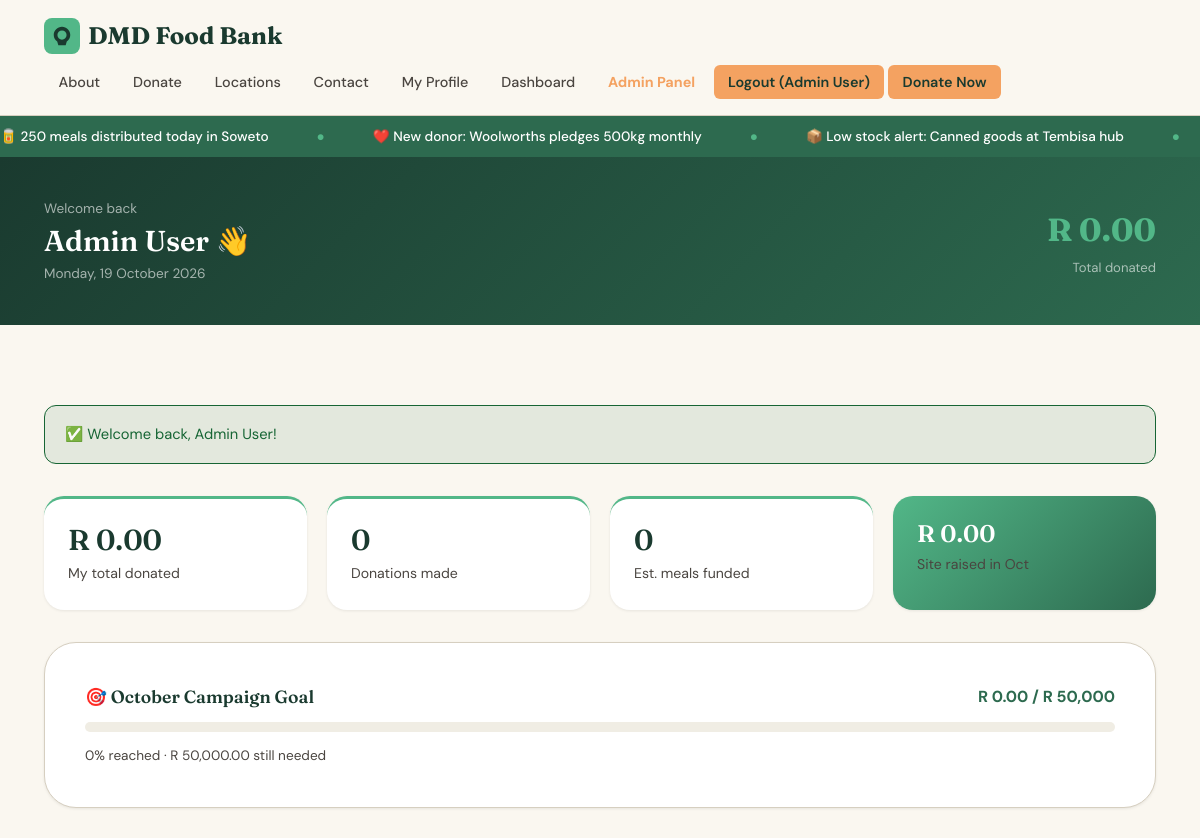
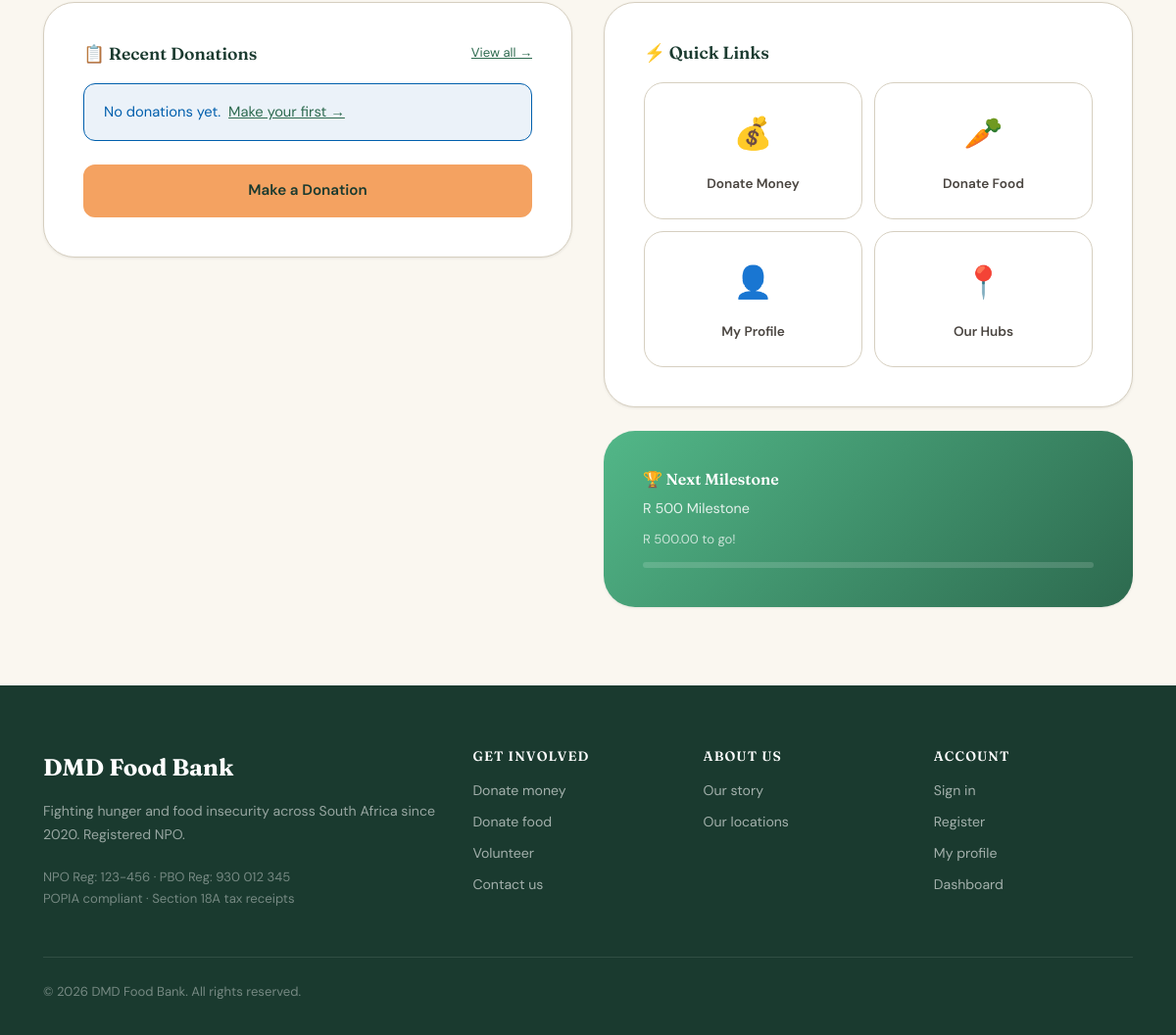
/dashboard.php (signed in), run on the app's committed database (2 pictures, top to bottom).
### tables this page shows
CREATE TABLE IF NOT EXISTS users (
    id INT AUTO_INCREMENT PRIMARY KEY,
    full_name VARCHAR(150) NOT NULL,
    email VARCHAR(150) NOT NULL UNIQUE,
    password VARCHAR(255) NOT NULL,
    role ENUM('donor','beneficiary','volunteer','admin') DEFAULT 'donor',
    donor_type VARCHAR(100) DEFAULT 'Individual',
    phone VARCHAR(30),
    total_donated DECIMAL(12,2) DEFAULT 0.00,
    donation_count INT DEFAULT 0,
    created_at DATETIME DEFAULT CURRENT_TIMESTAMP,
    last_login DATETIME,
    is_active TINYINT(1) DEFAULT 1
);

### includes/config.php (called while the page is built, shortened)
<?php
function db(): PDO {
    static $pdo = null;
    if ($pdo === null) {
        try {
            $pdo = new PDO(
                'mysql:host='.DB_HOST.';dbname='.DB_NAME.';charset=utf8mb4',
                DB_USER, DB_PASS,
                [PDO::ATTR_ERRMODE => PDO::ERRMODE_EXCEPTION,
                 PDO::ATTR_DEFAULT_FETCH_MODE => PDO::FETCH_ASSOC]
            );
        } catch (PDOException $e) {
            die('<div style="font-family:sans-serif;padding:2rem;background:#fee;border:1px solid #c00;border-radius:8px;max-width:600px;margin:2rem auto">
                <h2 style="color:#c00">Database Connection Error</h2>
                <p>Could not connect to the database. Please check your settings in <code>includes/config.php</code>.</p>
                <p><strong>Error:</strong> '.htmlspecialchars($e->getMessage()).'</p>
                <p>Make sure you have run <code>database.sql</code> to set up the database.</p>
            </div>');
        }
    }
    return $pdo;
}
function is_logged_in(): bool {
    return isset($_SESSION['user_id']);
}
function current_user(): ?array {
    static $user = null;
    if ($user === null) {
        $stmt = db()->prepare('SELECT * FROM users WHERE id = ?');
        $stmt->execute([$_SESSION['user_id']]);
        $user = $stmt->fetch() ?: null;
    }
    return $user;
}
function h(string $s): string {
    return htmlspecialchars($s, ENT_QUOTES, 'UTF-8');
}
function flash(string $key, string $msg = null): ?string {
    $val = $_SESSION['flash'][$key] ?? null;
    return $val;
}
function format_zar(float $amount): string {
    return 'R ' . number_format($amount, 2);
}

### dashboard.php (the view, shortened to what this page needs)
<?php
require_once 'includes/config.php';
require_once 'includes/helpers.php';
$user = current_user();
$stmt = db()->prepare('SELECT * FROM donations WHERE user_id = ? ORDER BY created_at DESC LIMIT 5');
$stmt->execute([$user['id']]);
$recent = $stmt->fetchAll();
$month_stmt = db()->query("SELECT COALESCE(SUM(amount),0) FROM donations WHERE MONTH(created_at)=MONTH(NOW()) AND YEAR(created_at)=YEAR(NOW()) AND donation_type='money'");
$month_total = $month_stmt->fetchColumn();
$flash_success = flash('success');
?>
<!DOCTYPE html>
<html lang="en">
<head>
<link rel="stylesheet" href="assets/style.css">
</head>
<body>
<?php require 'includes/nav.php'; ?>
<main id="main-content">
<div style="background:linear-gradient(135deg,var(--clr-earth) 0%,var(--clr-earth2) 100%);padding:2.5rem 0;">
  <div class="container" style="display:flex;justify-content:space-between;align-items:center;flex-wrap:wrap;gap:1rem;">
    <div>
      <p style="color:rgba(255,255,255,0.6);font-size:0.85rem;margin-bottom:0.25rem;">Welcome back</p>
      <h1 style="color:#fff;font-size:1.8rem;margin-bottom:0.25rem;"><?= h($user['full_name']) ?> 👋</h1>
      <p style="color:rgba(255,255,255,0.6);font-size:0.85rem;"><?= date('l, d F Y') ?></p>
    </div>
    <div style="text-align:right;">
      <div style="color:var(--clr-earth3);font-family:var(--font-display);font-size:2rem;font-weight:700;"><?= format_zar($user['total_donated']) ?></div>
      <div style="color:rgba(255,255,255,0.6);font-size:0.82rem;">Total donated</div>
    </div>
  </div>
</div>
<section class="section">
  <div class="container">
    <?php if ($flash_success): ?>
      <div class="alert alert--success" style="margin-bottom:2rem;">✅ <?= h($flash_success) ?></div>
    <?php endif; ?>
    <div class="dash-grid">
      <div class="stat-card">
        <h3><?= format_zar($user['total_donated']) ?></h3>
        <p>My total donated</p>
      </div>
      <div class="stat-card">
        <h3><?= $user['donation_count'] ?></h3>
        <p>Donations made</p>
      </div>
      <div class="stat-card">
        <h3><?= $user['donation_count'] > 0 ? number_format(($user['total_donated'] / 10)) : 0 ?></h3>
        <p>Est. meals funded</p>
      </div>
      <div class="stat-card stat-card--accent">
        <h4><?= format_zar($month_total) ?></h4>
        <p>Site raised in <?= date('M') ?></p>
      </div>
    </div>
    <div class="form-card" style="margin-bottom:2rem;">
      <div style="display:flex;justify-content:space-between;align-items:center;flex-wrap:wrap;gap:0.5rem;margin-bottom:0.25rem;">
        <h2 style="font-size:1.1rem;">🎯 <?= date('F') ?> Campaign Goal</h2>
        <span style="font-weight:700;color:var(--clr-earth2)"><?= format_zar($month_total) ?> / R 50,000</span>
      </div>
      <?php $pct = min(100, round(($month_total / 50000) * 100)); ?>
      <div class="progress-bar-wrap" role="progressbar" aria-valuenow="<?= $pct ?>" aria-valuemin="0" aria-valuemax="100" aria-label="<?= $pct ?>% of monthly goal reached">
      </div>
      <p style="font-size:0.85rem;color:var(--clr-muted)"><?= $pct ?>% reached &middot; <?= format_zar(max(0, 50000 - $month_total)) ?> still needed</p>
    </div>
    <div style="display:grid;grid-template-columns:1fr 1fr;gap:2rem;align-items:start;">
      <div class="form-card">
        <div style="display:flex;justify-content:space-between;align-items:center;margin-bottom:1.25rem;flex-wrap:wrap;gap:0.5rem;">
          <h2 style="font-size:1.1rem;">📋 Recent Donations</h2>
          <a href="profile.php" style="font-size:0.82rem;color:var(--clr-earth2);">View all →</a>
        </div>
        <?php if (empty($recent)): ?>
          <div class="alert alert--info">No donations yet. <a href="donate.php">Make your first →</a></div>
        <?php endif; ?>
        <div style="margin-top:1.25rem;">
          <a href="donate.php" class="btn btn--primary btn--full">Make a Donation</a>
        </div>
      </div>
      <div>
        <div class="form-card" style="margin-bottom:1.5rem;">
          <h2 style="font-size:1.1rem;margin-bottom:1.25rem;">⚡ Quick Links</h2>
          <div style="display:grid;grid-template-columns:1fr 1fr;gap:0.75rem;">
            <a href="donate.php" class="quick-link"><span class="icon">💰</span><span>Donate Money</span></a>
            <a href="donate.php#food" class="quick-link"><span class="icon">🥕</span><span>Donate Food</span></a>
            <a href="profile.php" class="quick-link"><span class="icon">👤</span><span>My Profile</span></a>
            <a href="locations.php" class="quick-link"><span class="icon">📍</span><span>Our Hubs</span></a>
          </div>
        </div>
        <div class="form-card" style="background:linear-gradient(135deg,var(--clr-earth3),var(--clr-earth2));border:none;color:#fff;">
          <h2 style="font-size:1rem;color:#fff;margin-bottom:0.5rem;">🏆 Next Milestone</h2>
          <?php
          $next = null;
          $milestones = [
            [500,'R 500 Milestone'],
            [1000,'R 1,000 Club'],
            [5000,'R 5,000 Benefactor'],
            [10000,'R 10,000 Champion'],
          ];
          foreach ($milestones as [$amt, $label]) {
            if ($user['total_donated'] < $amt) { $next = [$amt, $label]; break; }
          }
          ?>
          <?php if ($next): ?>
            <p style="color:rgba(255,255,255,0.85);font-size:0.9rem;margin-bottom:0.5rem;"><?= $next[1] ?></p>
            <?php $rem = $next[0] - $user['total_donated']; ?>
            <p style="color:rgba(255,255,255,0.7);font-size:0.82rem;"><?= format_zar($rem) ?> to go!</p>
            <div style="background:rgba(255,255,255,0.15);border-radius:999px;height:6px;margin-top:0.75rem;overflow:hidden;">
            </div>
          <?php else: ?>
            <p style="color:rgba(255,255,255,0.85);">🎉 You've reached all milestones! Champion donor!</p>
          <?php endif; ?>
        </div>
      </div>
    </div>
  </div>
</section>
</main>
</body>
</html>

### includes/nav.php (shortened to what this page needs)
<?php
$user = current_user();
?>
<nav class="nav" aria-label="Main navigation">
  <div class="nav__inner">
    <a href="index.php" class="nav__logo" aria-label="DMD Food Bank Home">
      <div class="nav__logo-icon" aria-hidden="true">
        <svg viewBox="0 0 24 24"><path d="M12 2C7 2 3 6 3 11c0 3 1.5 5.5 3.8 7.1L8 22h8l1.2-3.9C19.5 16.5 21 14 21 11c0-5-4-9-9-9zm0 14c-2.8 0-5-2.2-5-5s2.2-5 5-5 5 2.2 5 5-2.2 5-5 5z"/></svg>
      </div>
      DMD Food Bank
    </a>
    <ul class="nav__links" id="nav-links" role="list">
      <li><a href="about.php">About</a></li>
      <li><a href="donate.php">Donate</a></li>
      <li><a href="locations.php">Locations</a></li>
      <li><a href="contact.php">Contact</a></li>
      <?php if ($user): ?>
        <li><a href="profile.php">My Profile</a></li>
        <li><a href="dashboard.php">Dashboard</a></li>
        <?php if ($user['role'] === 'admin'): ?>
          <li><a href="admin/index.php" style="color:var(--clr-warm);font-weight:700;">Admin Panel</a></li>
        <?php endif; ?>
        <li>
          <form method="POST" action="logout.php" style="display:inline">
            <button type="submit" class="nav__cta" style="border:none;cursor:pointer;font-family:inherit">Logout (<?= h($user['full_name']) ?>)</button>
          </form>
        </li>
      <?php else: ?>
        <li><a href="login.php" class="nav__cta">Sign In</a></li>
        <li><a href="register.php">Register</a></li>
      <?php endif; ?>
      <li><a href="donate.php" class="nav__cta" style="background:var(--clr-warm)!important">Donate Now</a></li>
    </ul>
  </div>
</nav>
<div class="ticker" role="marquee" aria-label="Live activity feed">
  <div class="ticker__inner" aria-hidden="true">
    <span>&#x1F96B; 250 meals distributed today in Soweto</span>
    <span class="ticker__sep">&#x25CF;</span>
    <span>&#x2764;&#xFE0F; New donor: Woolworths pledges 500kg monthly</span>
    <span class="ticker__sep">&#x25CF;</span>
    <span>&#x1F4E6; Low stock alert: Canned goods at Tembisa hub</span>
    <span class="ticker__sep">&#x25CF;</span>
  </div>
</div>

### assets/style.css (style rules this page uses)
:root { --clr-earth:#1A3A2F;--clr-earth2:#2D6A4F;--clr-earth3:#52B788; --clr-warm:#F4A261;--clr-warm2:#E76F51; --clr-cream:#FAF7F0;--clr-surface:#FFFFFF;--clr-surface2:#F0EDE4; --clr-border:#D6CFC0;--clr-text:#1A1A1A;--clr-muted:#4A4540; --clr-hint:#6B6560;--clr-error:#B91C1C;--clr-success:#166534; --clr-focus:#005FAD; --radius-sm:6px;--radius-md:12px;--radius-lg:20px;--radius-xl:32px; --shadow-sm:0 1px 3px rgba(0,0,0,0.08);--shadow-md:0 4px 16px rgba(0,0,0,0.10); --shadow-lg:0 8px 32px rgba(0,0,0,0.12); --font-display:'Fraunces',Georgia,serif; --font-body:'DM Sans',system-ui,sans-serif; --transition:0.22s cubic-bezier(0.4,0,0.2,1); }
*,*::before,*::after { box-sizing:border-box;margin:0;padding:0 }
html { scroll-behavior:smooth;font-size:16px }
body { font-family:var(--font-body);background:var(--clr-cream);color:var(--clr-text);line-height:1.7;overflow-x:hidden }
a { color:var(--clr-earth2) }
h1,h2,h3,h4 { font-family:var(--font-display);font-weight:600;line-height:1.2;color:var(--clr-earth) }
ul { list-style:none }
.container { max-width:1160px;margin:0 auto;padding:0 1.5rem }
.section { padding:5rem 0 }
.nav { position:sticky;top:0;z-index:100;background:rgba(250,247,240,0.97);backdrop-filter:blur(8px);border-bottom:1px solid var(--clr-border) }
.nav__inner { display:flex;align-items:center;justify-content:space-between;padding:1rem 1.5rem;max-width:1160px;margin:0 auto;flex-wrap:wrap;gap:0.5rem }
.nav__logo { font-family:var(--font-display);font-weight:700;font-size:1.5rem;color:var(--clr-earth);text-decoration:none;display:flex;align-items:center;gap:0.5rem }
.nav__logo-icon { width:36px;height:36px;background:var(--clr-earth3);border-radius:8px;display:flex;align-items:center;justify-content:center }
.nav__logo-icon svg { width:22px;height:22px;fill:var(--clr-earth) }
.nav__links { display:flex;align-items:center;gap:0.25rem;flex-wrap:wrap }
.nav__links a,.nav__links button { padding:0.5rem 0.9rem;border-radius:var(--radius-sm);text-decoration:none;font-size:0.9rem;font-weight:500;color:var(--clr-muted);transition:background var(--transition),color var(--transition);background:none;border:none }
.nav__cta { background:var(--clr-warm)!important;color:var(--clr-earth)!important;border-radius:var(--radius-sm)!important;font-weight:600!important }
.ticker { background:var(--clr-earth2);color:#fff;padding:0.55rem 0;overflow:hidden;font-size:0.85rem;font-weight:500 }
.ticker__inner { display:flex;gap:3rem;animation:ticker 28s linear infinite;white-space:nowrap }
.ticker__sep { color:var(--clr-earth3) }
.btn { display:inline-flex;align-items:center;gap:0.4rem;padding:0.75rem 1.6rem;border-radius:var(--radius-md);font-family:var(--font-body);font-size:0.95rem;font-weight:600;text-decoration:none;cursor:pointer;transition:all var(--transition);border:2px solid transparent;white-space:nowrap;min-height:44px }
.btn--primary { background:var(--clr-warm);color:var(--clr-earth);border-color:var(--clr-warm) }
.btn--full { width:100%;justify-content:center }
.form-card { background:var(--clr-surface);border-radius:var(--radius-xl);padding:2.5rem;border:1px solid var(--clr-border);box-shadow:var(--shadow-sm) }
.alert { padding:1rem 1.25rem;border-radius:var(--radius-md);margin-bottom:1.5rem;font-size:0.92rem;display:flex;align-items:flex-start;gap:0.5rem }
.alert--success { background:rgba(22,101,52,0.1);border:1px solid var(--clr-success);color:var(--clr-success) }
.alert--info { background:rgba(0,95,173,0.08);border:1px solid var(--clr-focus);color:var(--clr-focus) }
.stat-card { background:var(--clr-surface);border-radius:var(--radius-lg);padding:1.5rem;box-shadow:var(--shadow-sm);border-top:3px solid var(--clr-earth3) }
.stat-card--accent { background:linear-gradient(135deg,var(--clr-earth3) 0%,var(--clr-earth2) 100%);color:#fff;border-top:none }
.stat-card--accent h4,.stat-card--accent p { color:#fff }
.stat-card h3 { font-size:1.8rem;margin-bottom:0.25rem }
.stat-card h4 { font-size:1.5rem;margin-bottom:0.25rem }
.stat-card p { color:var(--clr-muted);font-size:0.88rem }

### data on the page
users: full_name "Admin User", total_donated "R 0.00", donation_count "0", total_donated "R 500.00"

### other printed values
$flash_success "Welcome back, Admin User!"
format_zar($month_total) "R 0.00"
$pct "0"
format_zar(max(0, 50000 - $month_total)) "R 50,000.00"
$next[1] "R 500 Milestone"
